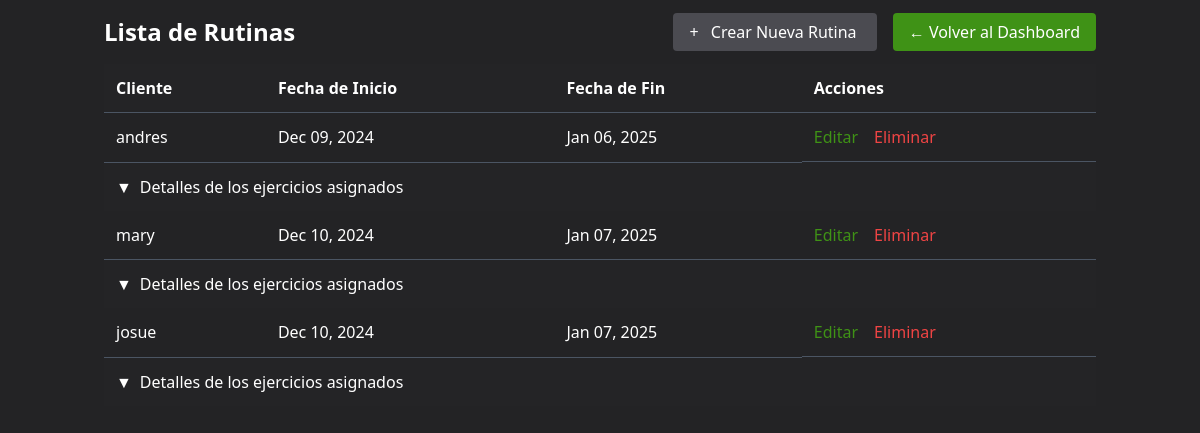
Before: /rutinas/ (signed in) with the older database file.
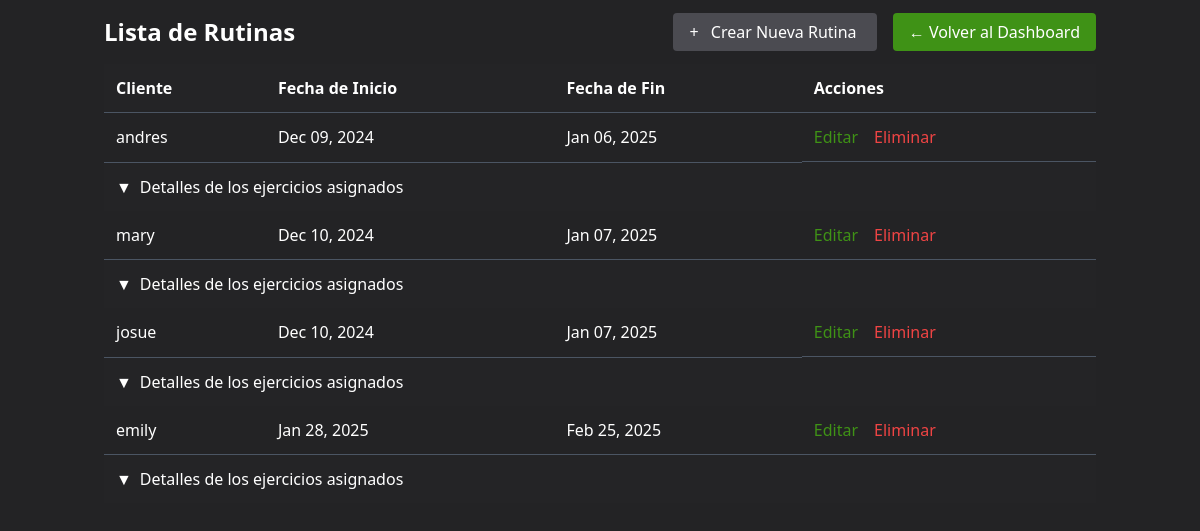
After: the same page with the newer database file.
### accounts/models.py (models this page shows, shortened)
class RutinaEntrenamiento(models.Model):
    cliente = models.ForeignKey('auth.User', on_delete=models.CASCADE)  # Relación con el usuario
    fecha_inicio = models.DateField()
    fecha_fin = models.DateField()
    ejercicios = models.ManyToManyField(Ejercicio, related_name='rutinas', blank=True)  # Relación con ejercicios

### accounts/views.py (the view)
# urls.py: path('rutinas/', views.rutina_list, name='rutina_list'),
@login_required
@superadmin_required
def rutina_list(request):
    rutinas = RutinaEntrenamiento.objects.all()
    return render(request, 'accounts/rutina_list.html', {'rutinas': rutinas})

### accounts/templates/accounts/rutina_list.html (shortened to what this page needs)
<!DOCTYPE html>
<html lang="en">
  <head>
    <script src="https://cdn.tailwindcss.com"></script>
  </head>
  <body class="bg-dark-main text-white min-h-screen">
    <div class="container mx-auto p-4">
      <div class="flex justify-between items-center mb-4">
        <h2 class="text-2xl font-bold">Lista de Rutinas</h2>
        <div>
          <a
            href="{% url 'create_rutina' %}"
            class="bg-bt text-white px-4 py-2 rounded hover:bg-gray-700"
          >
            <span class="mr-2">+</span> Crear Nueva Rutina
          </a>
          <a
            href="{% url 'admin_dashboard' %}"
            class="bg-accent text-white px-4 py-2 rounded hover:bg-green-700 ml-4"
          >
            ← Volver al Dashboard
          </a>
        </div>
      </div>
      <table class="w-full text-left border-collapse">
        <thead>
          <tr class="bg-dark-secondary">
            <th class="p-3 border-b border-gray-600">Cliente</th>
            <th class="p-3 border-b border-gray-600">Fecha de Inicio</th>
            <th class="p-3 border-b border-gray-600">Fecha de Fin</th>
            <th class="p-3 border-b border-gray-600">Acciones</th>
          </tr>
        </thead>
        <tbody>
          {% for rutina in rutinas %}
          <tr class="hover:bg-gray-700">
            <td class="p-3 border-b border-gray-600">
              {{ rutina.cliente.username }}
            </td>
            <td class="p-3 border-b border-gray-600">
              {{ rutina.fecha_inicio|date:"M d, Y" }}
            </td>
            <td class="p-3 border-b border-gray-600">
              {{ rutina.fecha_fin|date:"M d, Y" }}
            </td>
            <td class="p-3 border-b border-gray-600 flex space-x-4">
              <a
                href="{% url 'update_rutina' rutina.pk %}"
                class="text-accent hover:underline flex items-center"
              >
                Editar
              </a>
              <a
                href="{% url 'delete_rutina' rutina.pk %}"
                class="text-red-500 hover:underline flex items-center"
              >
                Eliminar
              </a>
            </td>
          </tr>
          <tr>
            <td colspan="4" class="p-3 bg-dark-secondary">
              <button
                class="text-white hover:text-accent flex items-center"
                onclick="toggleDropdown('dropdown-{{ rutina.pk }}')"
              >
                <span class="mr-2">▼</span> Detalles de los ejercicios asignados
              </button>
            </td>
          </tr>
          {% endfor %}
        </tbody>
      </table>
    </div>
  </body>
</html>

Changed rows visible on the page:
added RutinaEntrenamiento: cliente.username "emily", fecha_inicio "Jan 28, 2025", fecha_fin "Feb 25, 2025"
